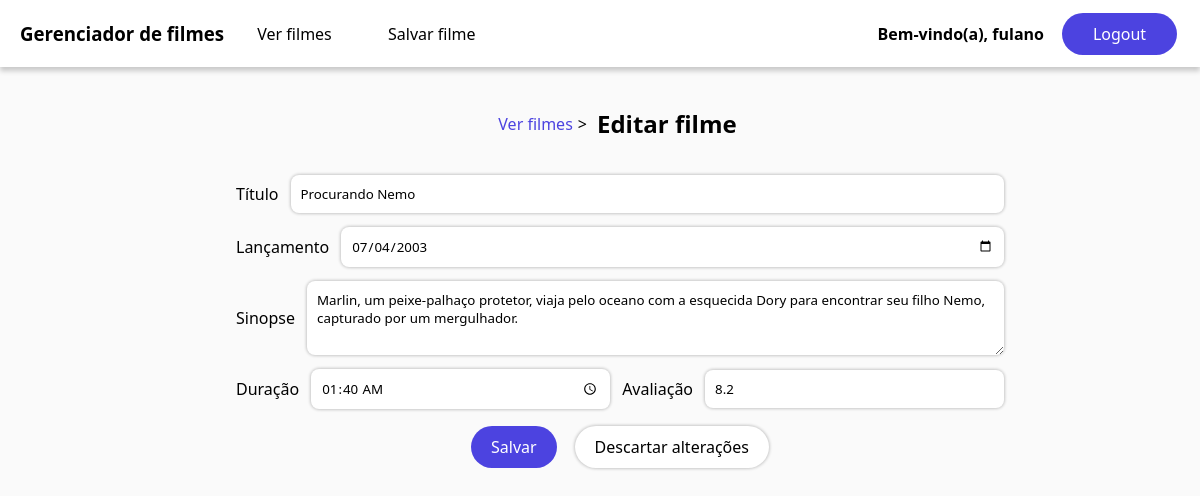
The app's page /editar_filme.php?id=2 (signed in) with its own data.
### tables this page shows
CREATE TABLE `filmes` (
  `id` int(11) NOT NULL,
  `titulo` varchar(50) NOT NULL,
  `lancamento` date NOT NULL,
  `sinopse` varchar(200) NOT NULL,
  `duracao` time NOT NULL,
  `avaliacao` decimal(3,1) NOT NULL,
  `usuarioId` int(11) NOT NULL
);

### editar_filme.php (the view, shortened to what this page needs)
<?php
if ($_SERVER['REQUEST_METHOD'] === 'GET' && isset($_GET['id'])) {
    try {
        $conn = mysqli_connect('localhost', 'root', '', 'cinema');
        $sql = "SELECT * FROM filmes WHERE id = ? AND usuarioId = ?";
        $stmt = mysqli_prepare($conn, $sql);
        mysqli_stmt_bind_param($stmt, 'ii', $_GET['id'], $_SESSION['id']);
        mysqli_execute($stmt);
        $resultado = mysqli_stmt_get_result($stmt);
        $filme = mysqli_fetch_assoc($resultado);
    } catch (mysqli_sql_exception $e) {
        header('Location: editar_filme.php?code=4');
        exit;
    }
}
?>
<!DOCTYPE html>
<html lang="pt-br">
<head>
    <link rel="stylesheet" href="css/style.css">
</head>
<body>
    <?php include 'includes/header.php';
    include 'includes/toast.php'; ?>
    <section class="container">
        <div class="breadcrumb">
            <a href="filmes.php" class="link">Ver filmes</a>
            <span>></span>
            <h1 class="label">Editar filme</h1>
        </div>
        <form action="editar_filme.php" method="POST" class="form">
            <div class="formgroup">
                <label for="titulo">Título</label>
                <input class="forminput" type="text" id="titulo" name="titulo" value="<?= $filme['titulo'] ?>" required>
            </div>
            <div class="formgroup">
                <label for="lancamento">Lançamento</label>
                <input class="forminput" type="date" id="lancamento" name="lancamento" value="<?= date('Y-m-d', strtotime($filme['lancamento'])) ?>" required>
            </div>
            <div class="formgroup">
                <label for="sinopse">Sinopse</label>
                <textarea class="forminput" id="sinopse" name="sinopse" rows="3" maxlength="200"><?= $filme['sinopse'] ?></textarea>
            </div>
            <div class="formgroup">
                <label for="duracao">Duração</label>
                <input class="forminput" type="time" id="duracao" name="duracao" value="<?= date('H:i', strtotime($filme['duracao'])) ?>" required>
                <label for="avaliacao">Avaliação</label>
                <input class="forminput" type="number" min="0" max="10" step="0.1" id="avaliacao" name="avaliacao" value="<?= $filme['avaliacao'] ?>" required>
            </div>
            <div class="formgroup">
                <input class="btn btnprimary" type="submit" value="Salvar">
                <input class="btn btnsecondary" type="reset" value="Descartar alterações">
            </div>
        </form>
    </section>
</body>
</html>

### css/style.css (style rules this page uses)
* { font-family: 'Segoe UI', Tahoma, Geneva, Verdana, sans-serif; }
body, html { height: 100%; }
body { margin: 0; padding: 0; background-color: #fafafa; }
.btn { margin: 3px; display: inline-block; font-size: 16px; border: 0; background-color: #ffffff; color: #000000; padding: 10px 20px; text-decoration: none; text-align: center; font-weight: 500; border-radius: 100px; transition: background-color 0.1s ease, color 0.1s ease; }
.btnsecondary { box-shadow: 0px 0px 3px 1px #00000033; }
.btnprimary { background-color: #4C43E0; color: #ffffff; }
.forminput { width: 70%; display: block; padding: 10px; border-radius: 8px; box-shadow: 0px 0px 3px 1px #00000033; border: 0; flex: 1 1 0; }
.breadcrumb { width: 100%; display: flex; flex-direction: row; align-items: center; justify-content: center; gap: 5px; margin: 20px; }
.container { width: 80%; margin: 15px auto; display: flex; flex-direction: column; justify-content: center; align-items: center; flex-wrap: wrap; border-radius: 8px; gap: 10px; }
.form { margin: 0; display: flex; min-width: 80%; flex-direction: column; align-items: center; justify-content: space-between; gap: 14px; }
.formgroup { display: flex; flex-wrap: wrap; flex-direction: row; align-items: center; justify-content: center; width: 100%; gap: 12px; }
.label { margin: 5px; }
.link { text-decoration: none; color: #4C43E0; }

### records on screen
filmes: titulo "Procurando Nemo", lancamento "07/04/2003", sinopse "Marlin, um peixe-palhaço protetor, viaja pelo oceano com a esquecida Dory para encontrar seu filho Nemo, capturado por um mergulhador.", duracao "01:40", avaliacao "8.2"

### other values on screen
$_SESSION['usuario'] "fulano"
